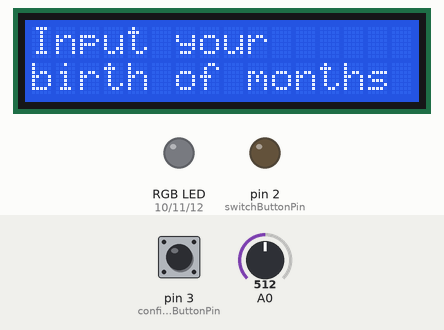
Recording of a sketch running on a simulated Arduino Uno, built with avr-gcc and run on an emulated ATmega328P. On the bench: 16×2 character LCD, an RGB LED mixed from three pins (HIGH = lit), output pins drawn as LEDs (lit = HIGH). The test bench sets the inputs (shaded band); at power-on: A0 = 512, pin 3 (confirmButtonPin) LOW. What the sketch prints to the serial monitor is not drawn.

Above: at 3.1 s.
At 7.2 s:
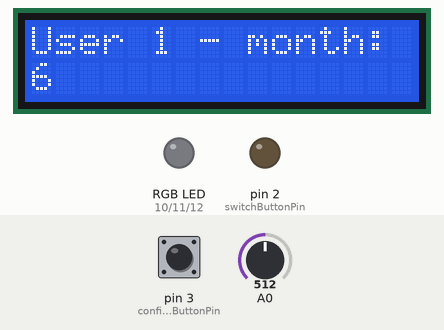
7.3 s: A0 set to 716
10.3 s: pin 3 (confirmButtonPin) pulled HIGH for 0.6 s
At 11.7 s:
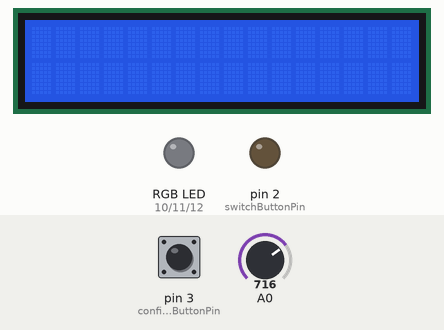
Timing chart, 0 to 13.3 s (numbered marks = the images above; inputs shaded):
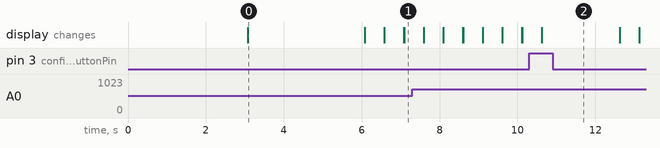

The sketch:

Capatability_Machine.ino
```cpp
// LCD tutorial from Arduino example
// RGB LED tutorial from Arduino, https://create.arduino.cc/projecthub/muhammad-aqib/arduino-rgb-led-tutorial-fc003e
// buzzer tutorial from Arduino, https://create.arduino.cc/projecthub/SURYATEJA/use-a-buzzer-module-piezo-speaker-using-arduino-uno-89df45

/* LCD circuit:
 * LCD RS pin to digital pin 8
 * LCD Enable (E) pin to digital pin 9
 * LCD D4 pin to digital pin 4
 * LCD D5 pin to digital pin 5
 * LCD D6 pin to digital pin 6
 * LCD D7 pin to digital pin 7
 * LCD R/W pin to ground
 * LCD VSS pin to ground
 * LCD VCC pin to 5V
 * 10K resistor:
 * ends to +5V and ground
 * wiper to LCD VO pin (pin 3)
*/

#include <LiquidCrystal.h>
int analogInput_1 = 0;
int analogInput_2 = 0;
int pMappedInput;
bool isUser_1 = true;
bool confirmed = false;

const int switchButtonPin = 2;
const int confirmButtonPin = 3;
int switchButtonState;
int confirmButtonState;

int buzzerPin = 2;                    //Buzzer used for sound feedback
LiquidCrystal lcd(8, 9, 4, 5, 6, 7);  //Assign LCD screen pins, as per LCD shield requirements

int displayValue;
String user;

int redPin= 10;
int greenPin = 11;
int bluePin = 12;

void setup() {
  Serial.begin(9600);

  pinMode(buzzerPin, OUTPUT);
  pinMode(redPin, OUTPUT);
  pinMode(greenPin, OUTPUT);
  pinMode(bluePin, OUTPUT);

  lcd.begin(16, 2);  // columns, rows.  use 16,2 for a 16x2 LCD, etc.
  lcd.clear();
  lcd.setCursor(0, 0);  //Display some text on LCD then clear it
  lcd.print("Compatability");
  lcd.setCursor(0, 1);
  lcd.print("Machine");
  delay(3000);

  lcd.clear();
  lcd.setCursor(0, 0);
  lcd.print("Input your");
  lcd.setCursor(0, 1);
  lcd.print("birth of months");
  delay(3000);
}

void loop() {
  // read the state of the pushbutton value:
  switchButtonState = digitalRead(switchButtonPin);
  confirmButtonState = digitalRead(confirmButtonPin);
  // if the confirm button is pushed, show result
  if (confirmButtonState == HIGH){
    confirmed = true;
  }
  // if the other button is pressed (HIGH), switch to another user
  if (switchButtonState == HIGH) {
    confirmed = false;
    isUser_1 = !isUser_1;
  }


  if (confirmed){
    // result mode:

    // check if input vlaues are defined by users
    if(analogInput_1 != 0 && analogInput_2 != 0) {
      // compare two inputs, and process for result
      if ((analogInput_1 + analogInput_2) % 2 == 0){
        RGB_light(0, 255, 0); // green
        user = "You will love.";
        displayValue = analogInput_1 + analogInput_2;
      }else{
        RGB_light(255, 0, 0); // red
        user = "You will fight.";
        displayValue = analogInput_1 + analogInput_2;
      }
    }else{
      user = "missing input";
      delay(2000);
      if(isUser_1){
        user = "User 1 - month: ";
        displayValue = analogInput_1;
      }else{
        user = "User 2 - month: ";
        displayValue = analogInput_2;
      }
    }
  }else{
    // input mode:
    RGB_light(0, 0, 0);
    int mappedInput = map(analogRead(A0), 0, 1023, 1, 12);

    // update the input values only when mappedInput changes
    if(mappedInput != pMappedInput){
      if(isUser_1){
        analogInput_1 = mappedInput;
        user = "User 1: ";
      }else{
        analogInput_2 = mappedInput;
        user = "User 2: ";
      }
      pMappedInput = mappedInput; // update previous mappedInput
    }

    // update user info
    if(isUser_1){
      user = "User 1 - month: ";
      displayValue = analogInput_1;
    }else{
      user = "User 2 - month: ";
      displayValue = analogInput_2;
    }
  }

  // debugging
  Serial.print(switchButtonState);
  Serial.print(", ");
  Serial.println(confirmButtonState);

  // LCD visual feedback
  lcd.setCursor(0, 0);  // line 1
  lcd.print(user);
  lcd.setCursor(0, 1);  // line 2
  lcd.print(displayValue);

  delay(500);      // delay for stability
  lcd.clear();      // Clear the display
}

void RGB_light(int r, int g, int b){
  analogWrite(redPin, r);
  analogWrite(greenPin, g);
  analogWrite(bluePin, b);
}
```

Measured:
- what the display in image 0 shows lasts 3.0 s, from 3.1 s to 6.1 s
